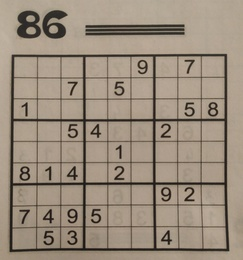
%> input picture Sudoku/Foto.jpg, 243 x 260 px, shrunk from 3000 x 3204 before the run
$ octave --eval "result = sudoku(imread('Foto.jpg'));"   (GNU Octave 9; MATLAB toolbox functions it lacks are replaced by stand-ins)
%> lines starting %> are read from the running program, lines starting %| are printed output that depends on the picture; in (x1, y1, x2, y2) boxes, pixels count from 0 and x2, y2 are one past the last pixel; in counts of white or black regions, pixels touching at a corner belong together; the program's own positions count from 1
### Sudoku/find_sudoku.m
function [squares,num_squares] = find_sudoku(image)

    %% Parameters
    open = 1000;        % Elimite small objects
    min_area = 10000;   % Elimite small objects
    u_max = 0.75;       % Maximum threshold
    u_min = 0.25;        % Minimum threshold

    display1 = 0;
    display2 = 0;
    display3 = 1;

    %% Preprocessed

    % Binarization using the Otsu method (adaptative)
    ImGRay = 255-rgb2gray(image);
    Ibw = imbinarize(ImGRay,'adaptive','Sensitivity',0.41);
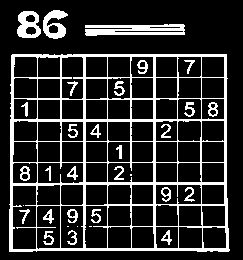
%> Ibw: size 260x243 logical; 17.6% white; 33 white regions (5 under 20 px), largest, box (x1, y1, x2, y2) and area: (9, 54, 230, 252) 7790, (85, 24, 185, 36) 881, (17, 11, 41, 38) 415

    %% Image processing
    % Fill in the holes
    Ifill = imfill(Ibw,'holes');
%> Ifill: size 260x243 logical; 70.9% white; 1 black region, box (x1, y1, x2, y2) and area: (0, 0, 243, 260) 18355

    % Elimite small objects
    Iarea = bwareaopen(Ifill,open);
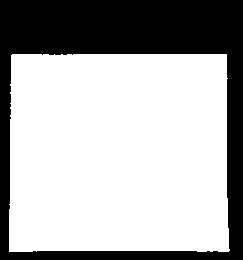
%> Iarea: size 260x243 logical; 67.8% white; 1 black region, box (x1, y1, x2, y2) and area: (0, 0, 243, 260) 20334


    % Label connected regions
    Iprocessed= bwlabel(Iarea);

    % DISPLAY
    if(display1 == 1)
        figure('NumberTitle', 'off', 'Name', 'Preprocessed');
        subplot(1,5,1)
        imshow(image);
        title('Original image');

        subplot(1,5,2)
        imshow(Ibw)
        title('Binarized Image')

        subplot(1,5,3)
        imshow(Ifill)
        title('Fill image')

        subplot(1,5,4)
        imshow(Iarea)
        title('Image without small objects')

        subplot(1,5,5)
        imshow(Iprocessed,[])
        colormap(gca,[0,0,0;colorcube])
        title('Connected regions')
    end

    %% Identification

    % Binarized, filled with convex image and its area
    prop_im1 = regionprops(Iprocessed,'Image','ConvexImage','Area');
%> prop_im1 = 1 region; Area: 42846

    % DISPLAY
    if(display2 == 1)
        % Show the signature of each object
        figure('NumberTitle', 'off', 'Name', 'Signatures');
        cont = 1;   % Auxiliary variables to display
    end

    num_squares = 0;  % Auxiliary variables to count number of sudokus

    square = [];
    IndSquare = [];
    for k = 1:numel(prop_im1)

        % Elimite small areas
        if (prop_im1(k).Area > min_area)

            % Calculation of the normalized signature
            [sig_ang,sig_val] = signature(prop_im1(k).ConvexImage);

            % Calculation of maximums:
            up_cut = find(sig_val >= u_max);
            sz = size(up_cut)-1;
            n_maximum = 1;
            for i=1:sz(1)
                if((up_cut(i+1) - up_cut(i)) > 10)
                    n_maximum = n_maximum + 1;
                end
            end

            % Calculation of minimums:
            bottom_cut = find(sig_val <= u_min);
            sz = size(bottom_cut)-1;
            n_minimum = 1;
            for i=1:sz(1)
                if((bottom_cut(i+1) - bottom_cut(i)) > 10)
                    n_minimum = n_minimum + 1;
                end
            end

            % DISPLAY
            if(display2 == 1)
                % Show the process
                subplot(numel(prop_im1),3,cont)
                imshow(prop_im1(k).Image);
                title('Region');
                subplot(numel(prop_im1),3,cont+1)
                imshow(prop_im1(k).ConvexImage);
                title('Convex image');
                subplot(numel(prop_im1),3,cont+2)
                % Show the signature
                plot(sig_ang,sig_val);
                title(sprintf('Signature: Nmax = %d y Nmin = %d', n_maximum,n_minimum));
                cont=cont+3;
            end

            % If it has 4 minimum and 5 maximum it is a square and it is saved
            if(n_maximum == 5 && n_minimum == 4)
                IndSquare(num_squares+1) = k;
                num_squares = num_squares+1;
            end
        end
    end
%> this loop made 1 pass
%> (mx in signature, my in signature, maximum in signature, num_squares) on pass 1: (100.1, 110.7, 304, 1)
%> pass 1, in signature, `ims = bwperim(imb);`:
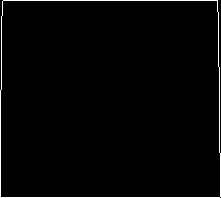
%> ims: size 198x221 logical; 1.9% white in thin lines or dots
%> after the loop, bottom_cut = 254 values from 60 to 739; n_maximum = 5; n_minimum = 4; sig_ang = 827 values from 0.00722 to 6.28; sig_val = 827 values, max 1 at index 827, min 0 at index 110, mean 0.429; up_cut = 143 values from 1 to 827

    %% Squares extraction
    for k = 1:num_squares
        % The square region of the original is segmented (Just for display)
        ImSquare = (Iprocessed == IndSquare(k));
        ImSudoku(:,:,1) = double(image(:,:,1)) .* (ImSquare);
        ImSudoku(:,:,2) = double(image(:,:,2)) .* (ImSquare);
        ImSudoku(:,:,3) = double(image(:,:,3)) .* (ImSquare);
        ImSudoku = ImSudoku/255;
        ImSudoku = 1-abs(ImSudoku);

        % The square region of the binarized is segmented
        ImSudokub(:,:,1) = double(Ibw(:,:)) .* (ImSquare);

        % They rotate
        ImH = hough(ImSudokub);
        p = houghpeaks(ImH,1);
        ang = p(:,2);

        % Wrap angle
        if(ang >= 170)
            ang = ang - 180;
        elseif(ang >= 90)
            ang = ang - 90;
        elseif(ang > 80)
            ang = ang - 90;
        end
        ImR  = imrotate(ImSudoku,ang);
        ImRb = imrotate(ImSudokub,ang);


        % Extraction
        [rows, columns] = find(ImRb);
        row1 = min(rows);
        row2 = max(rows);
        col1 = min(columns);
        col2 = max(columns);
        Sudoku = ImR(row1:row2, col1:col2); % Crop image.

        st1 = string("squares(");
        st2 = string(k);
        st3 = string(").Image = Sudoku;");
        st = strcat(st1,st2,st3);
        eval(st);

        % DISPLAY
        if(display3 == 1)
            figure('NumberTitle', 'off', 'Name', 'Result');
            subplot(1,4,1)
            imshow(ImSudoku)
            title('Sudoku segmented');

            subplot(1,4,2)
            imshow(ImR)
            title('Sudoku rotate');

            subplot(1,4,3)
            imshow(ImRb)
            title('Sudoku rotate and binarized');

            subplot(1,4,4)
            imshow(Sudoku)
            title('Extracted');
        end
    end
%> this loop made 1 pass
%> (p, ang, row1, row2, col1, col2, st1, st2) on pass 1: ([106 1], 1, 56, 256, 13, 235, 'squares(', '1')
%> pass 1, in find_sudoku, `ImH = hough(ImSudokub);`:
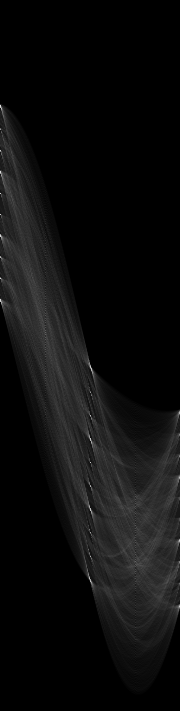
%> ImH: size 711x180 double; min 0, max 221, mean 13.2
%> pass 1, in find_sudoku, `ImR  = imrotate(ImSudoku,ang);`:
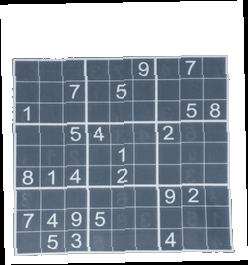
%> ImR: size 265x248x3 double; mean R, G, B 0.577, 0.613, 0.654
%> after the loop:
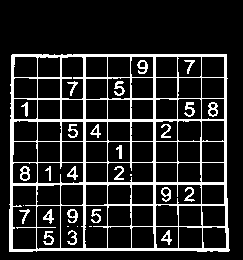
%> ImSudokub: size 260x243 double; values 0 (black) and 1 (white), 14.9% white; 30 white regions (5 under 20 px), largest, box (x1, y1, x2, y2) and area: (9, 54, 230, 252) 7790, (20, 166, 30, 181) 84, (114, 81, 125, 96) 83
end

### Sudoku/signature.m
function [angle,value] = signature(imb)

    % Returns the signature of a binary object
    ims = bwperim(imb);                    % Gets the contour pixels
    [x,y] = find (ims);                    % Get the coordinates
    mx = mean(x);                          % Get the centroid
    my = mean(y);
    distance = sqrt((x-mx).^2+(y-my).^2);  % Distance to centroid of contour points
    angle = atan2(y-my,x-mx);              % Angle of the contour point with respect to the centroid
    [angle,sequence] = sort(angle);        % Sort distance by angle
    s = distance(sequence);                % Signature

    % Normalization: Scaling Immunity
    s = s-min(s);
    s = s/max(s);

    % First angle -> furthest point: Immunity to rotation
    maximum = find(s == 1);
    sz = size(s);
    sr = circshift(s,[(sz(1)-maximum) 0]);

    % Resulting signature:
    angle = angle+pi;
    value = sr;
end

### Sudoku/find_cells.m
function [image_cell] = find_cells(img1,display)
%% Resolucion identificacion cuadriculas transformada de hough
%% Lectura del fichero
imR = imbinarize(img1,'adaptive','ForegroundPolarity','dark','Sensitivity',0.5);
%imR = imbinarize(img1,'adaptive','ForegroundPolarity','dark','Sensitivity',0.6);


%% Aplicación filtro de Sobel
imagenSobelH = imfilter(imR,fspecial('sobel'),'replicate');
imagenSobelH = double(imagenSobelH);
imagenSobelV = imfilter(imR,fspecial('sobel')','replicate');
imagenSobelV = double(imagenSobelV);
im2 = sqrt((imagenSobelH.^2)+(imagenSobelV.^2));

%% Mejora de imagen sobel con dilatacion
if length(imR(1,:))>=250
    se = strel('line',0.01*length(img1(:,1)),0);
    BW2 = imdilate(im2,se);
    se = strel('line',0.01*length(img1(:,1)),90);
    im2 = imdilate(BW2,se);
end


%% Busqueda de lineas en imagen
imgedge=im2;
image_cell=[];
%transformacion de hough
[H,T,R] = hough(imgedge);
%busqueda de peaks
P  = houghpeaks(H,24,'threshold',ceil(0.3*max(H(:)))); x = T(P(:,2)); y = R(P(:,1)); %plot(x,y,'s','color','white');
%busqueda de lineas
lines = houghlines(imgedge,T,R,P,'FillGap',600,'MinLength',0.8*length(img1(:,1)));

%eliminacion de lines diagonales
margen_angulo=6;
diagonales=[];
cont=1;
for i=1:length(lines)
    if abs(abs(lines(i).theta)-90)>=margen_angulo && abs(lines(i).theta)>=margen_angulo
        diagonales(cont)=i;
        cont=cont+1;
    end
end
cont2=0;

    for i=1:length(diagonales)
        lines(diagonales(i)-cont2)=[];
        cont2=cont2+1;
    end
%%
clear lines_horizontal;
clear lines_vertical;

%Separar en Horizontales y verticales
contvertical=1;
conthorizontal=1;
flag_horizontal=0;
flag_vertical=0;

for i=1:length(lines)
    if abs(lines(i).theta-0)<= margen_angulo %vertical
        lines_vertical(contvertical)=lines(i);
        contvertical=contvertical+1;
        flag_vertical=1;
    end
    if abs(abs(lines(i).theta) - 90)<=margen_angulo %horizontal
        lines_horizontal(conthorizontal)=lines(i);
        conthorizontal=conthorizontal+1;
        flag_horizontal=1;

    end
end
flag=0;
if flag_vertical==0 || flag_horizontal==0
    disp('Warning: Unable to find lines. ')
    image_cell=[];
    flag=1;
end

if flag==0
%Angulo medio de horizontales y verticales
 angmed_Vert=0;
angmed_Horizont=0;
for i=1:length(lines_vertical)
    angmed_Vert=angmed_Vert+ abs(lines_vertical(i).theta);

end
angmed_Vert=angmed_Vert/length(lines_vertical);


for i=1:length(lines_horizontal)
    angmed_Horizont=angmed_Horizont+abs(lines_horizontal(i).theta);
end
angmed_Horizont=angmed_Horizont/length(lines_horizontal);

%Volvemos a eliminar diagonales, ahora sabiendo el valor medio
angmed_Vert=abs(lines_vertical(2).theta);
angmed_Horizont=abs(lines_horizontal(length(lines_horizontal)).theta);
margen_angulo=margen_angulo;
diagonales=[];
cont=1;
for i=1:length(lines_horizontal)
    if abs(abs(lines_horizontal(i).theta)-angmed_Horizont)>=margen_angulo && abs(lines_horizontal(i).theta- angmed_Vert)>=margen_angulo
        diagonales(cont)=i;
        cont=cont+1;
    end
end
cont2=0;

    for i=1:length(diagonales)
        lines_horizontal(diagonales(i)-cont2)=[];
        cont2=cont2+1;
    end

diagonales=[];
cont=1;
for i=1:length(lines_vertical)
    if abs(abs(lines_vertical(i).theta)-90)>=margen_angulo && abs(lines_vertical(i).theta)>=margen_angulo
        diagonales(cont)=i;
        cont=cont+1;
    end
end
cont2=0;

    for i=1:length(diagonales)
        lines_vertical(diagonales(i)-cont2)=[];
        cont2=cont2+1;
    end
%ordenar de menor a mayor horizontales y verticales

for i=1:length(lines_vertical)-1
    for j=1:length(lines_vertical)-1
    if lines_vertical(j).point1(1)>lines_vertical(j+1).point1(1)
        aux=lines_vertical(j);
        lines_vertical(j)=lines_vertical(j+1);
        lines_vertical(j+1)=aux;
    end
    end
end

for i=1:length(lines_horizontal)-1
    for j=1:length(lines_horizontal)-1
    if lines_horizontal(j).point1(2)>lines_horizontal(j+1).point1(2)
        aux=lines_horizontal(j);
        lines_horizontal(j)=lines_horizontal(j+1);
        lines_horizontal(j+1)=aux;
    end
    end
end

% %Eliminamos lineas que representan bordes
if length(lines_horizontal(:))==10
    lines_horizontal=lines_horizontal(2:length(lines_horizontal)-1);

end
if length(lines_vertical(:))==10
    lines_vertical=lines_vertical(2:length(lines_vertical)-1);
end


if length(lines_horizontal(:))==9
    abajo= lines_horizontal(length(lines_horizontal(:)));
    arriba=lines_horizontal(1);
    distancia_abajo= abs(length(imR(:,1))-abajo.point1(1));
    distancia_arriba= abs(0 -arriba.point1(1));

if distancia_abajo > distancia_arriba
    lines_horizontal=lines_horizontal(1:length(lines_horizontal)-1);
else
    lines_horizontal=lines_horizontal(2:length(lines_horizontal));

end
end


if length(lines_vertical(:))==9
    derecha= lines_vertical(length(lines_vertical(:)));
    izquierda=lines_vertical(1);
    distancia_derecha= abs(length(imR(1,:))-derecha.point1(1));
    distancia_izquierda=abs(0 -izquierda.point1(1));

if distancia_derecha > distancia_izquierda
    lines_vertical=lines_vertical(2:length(lines_vertical));

else
    lines_vertical=lines_vertical(1:length(lines_vertical)-1);


end
end
flag=0;

if length(lines_horizontal(:))~=8 || length(lines_vertical(:))~=8
    image_cell=[];
    disp('Warning: No se ha detectado Sudoku')
    flag=1;

end
end

%%


if flag==0

max_len = 0;
xmin=1000;
xmax=0;
ymin=1000;
ymax=0;

for k = 1:length(lines)
    xy = [lines(k).point1; lines(k).point2];

    %Determine the endpoints of the longest line segment
    len = norm(lines(k).point1 - lines(k).point2);
    if ( len > max_len)
        max_len = len;
        xy_long = xy;
    end

    Pxmin=min([lines(k).point1(1),lines(k).point2(1)]);
    Pxmax=max([lines(k).point1(1),lines(k).point2(1)]);

    Pymin=min([lines(k).point1(2),lines(k).point2(2)]);
    Pymax=max([lines(k).point1(2),lines(k).point2(2)]);


    if (Pxmin<xmin)
        xmin=Pxmin;
    end
    if (Pxmax>xmax)
        xmax=Pxmax;
    end
    if (Pymin<ymin)
        ymin=Pymin;
    end
    if (Pymax>ymax)
        ymax=Pymax;
    end


end

% Cálculo puntos de corte rectas
crossingpoints=zeros(length(lines_horizontal)*length(lines_vertical),2);
%crossingpoints=zeros((length(lines)/2)^2,2);

cont=1;


for i=1:length(lines_horizontal) %horizontales
    for j=1:length(lines_vertical) %verticales

    x1=lines_horizontal(i).point1(1);
    y1=lines_horizontal(i).point1(2);

    x2=lines_horizontal(i).point2(1);
    y2=lines_horizontal(i).point2(2);


    x3=lines_vertical(j).point1(1);
    y3=lines_vertical(j).point1(2);

    x4=lines_vertical(j).point2(1);
    y4=lines_vertical(j).point2(2);

    A=[y2-y1 , -(x2-x1);
    y4-y3, -(x4-x3)];

    B=[(y1*x1 - y1*x2) - (x1*y1 - x1*y2);
    (y3*x3 - y3*x4) - (y3*x3 - x3*y4)];

    x=A\B;

    crossingpoints(cont,:)=x;
    cont=cont+1;
    end
end


if length(lines_horizontal)==8
xi=lines_horizontal(1).point1(1);
yi=lines_vertical(1).point1(2);
n=81;
image_cell=cell(n,1);
contPoints=1;
for i=1:8
    %fila 1
    image_cell{i}=imR(ceil(yi):ceil(crossingpoints(contPoints,2)),ceil(xi):ceil(crossingpoints(contPoints,1)));
    yi=lines_vertical(i).point1(2);
    xi=crossingpoints(contPoints,1);
    contPoints=contPoints+1;
end
i=i+1;
image_cell{i}=imR(ceil(yi):ceil(crossingpoints(contPoints-1,2)),ceil(xi):ceil(lines_horizontal(1).point2(1)));

xi=lines_horizontal(1).point1(1);
yi=crossingpoints(1,2);

for i=10:17
    %fila 2
    ylast=yi;
    image_cell{i}=imR(ceil(yi):ceil(crossingpoints(contPoints,2)),ceil(xi):ceil(crossingpoints(contPoints,1)));
    yi=crossingpoints(contPoints-8,2);
    xi=crossingpoints(contPoints,1);
    contPoints=contPoints+1;

end
i=i+1;
image_cell{i}=imR(ceil(ylast):ceil(crossingpoints(contPoints-1,2)),ceil(xi):ceil(lines_horizontal(2).point2(1)));

xi=lines_horizontal(2).point1(1);

yi=crossingpoints(9,2);

for i=19:26
    %fila 3
    ylast=yi;
    xlast=xi;
    %image_cell{i}=imR(yi:crossingpoints(contPoints,2),xi:crossingpoints(contPoints,1));
    image_cell{i}=imR(ceil(yi):ceil(crossingpoints(contPoints,2)),ceil(xi):ceil(crossingpoints(contPoints,1)));

    yi=crossingpoints(contPoints-8,2);
    xi=crossingpoints(contPoints,1);
    contPoints=contPoints+1;

end

i=i+1;
image_cell{i}=imR(ceil(ylast):ceil(crossingpoints(contPoints-1,2)),ceil(xi):ceil(lines_horizontal(3).point2(1)));

xi=lines_horizontal(3).point1(1);

yi=crossingpoints(17,2);
for i=28:35
    %fila 4
        ylast=yi;

    image_cell{i}=imR(ceil(yi):ceil(crossingpoints(contPoints,2)),ceil(xi):ceil(crossingpoints(contPoints,1)));
    yi=crossingpoints(contPoints-8,2);

    xi=crossingpoints(contPoints,1);
    contPoints=contPoints+1;

end
i=i+1;
image_cell{i}=imR(ceil(ylast):ceil(crossingpoints(contPoints-1,2)),ceil(xi):ceil(lines_horizontal(4).point2(1)));

xi=lines_horizontal(4).point1(1);

yi=crossingpoints(25,2);
for i=37:44
    %fila 5
    ylast=yi;

    image_cell{i}=imR(ceil(yi):ceil(crossingpoints(contPoints,2)),ceil(xi):ceil(crossingpoints(contPoints,1)));

    yi=crossingpoints(contPoints-8,2);

    xi=crossingpoints(contPoints,1);
    contPoints=contPoints+1;

end
i=i+1;
image_cell{i}=imR(ceil(ylast):ceil(crossingpoints(contPoints-1,2)),ceil(xi):ceil(lines_horizontal(5).point2(1)));

xi=lines_horizontal(5).point1(1);

yi=crossingpoints(33,2);
for i=46:53
    %fila 6
        ylast=yi;

    image_cell{i}=imR(ceil(yi):ceil(crossingpoints(contPoints,2)),ceil(xi):ceil(crossingpoints(contPoints,1)));

    yi=crossingpoints(contPoints-8,2);

    xi=crossingpoints(contPoints,1);
    contPoints=contPoints+1;

end
i=i+1;
image_cell{i}=imR(ceil(ylast):ceil(crossingpoints(contPoints-1,2)),ceil(xi):ceil(lines_horizontal(6).point2(1)));

xi=lines_horizontal(6).point1(1);

yi=crossingpoints(41,2);

for i=55:62
    %fila 7
        ylast=yi;

    image_cell{i}=imR(ceil(yi):ceil(crossingpoints(contPoints,2)),ceil(xi):ceil(crossingpoints(contPoints,1)));

    yi=crossingpoints(contPoints-8,2);

    xi=crossingpoints(contPoints,1);
    contPoints=contPoints+1;

end
i=i+1;
%image_cell{i}=imR(ylast:crossingpoints(contPoints-1,2),xi:lines_horizontal(7).point2(1));
image_cell{i}=imR(ceil(ylast):ceil(crossingpoints(contPoints-1,2)),ceil(xi):ceil(lines_horizontal(7).point2(1)));

xi=lines_horizontal(7).point1(1);

yi=crossingpoints(49,2);
for i=64:71
    %fila 8
        ylast=yi;


    image_cell{i}=imR(ceil(yi):ceil(crossingpoints(contPoints,2)),ceil(xi):ceil(crossingpoints(contPoints,1)));
    yi=crossingpoints(contPoints-8,2);


    xi=crossingpoints(contPoints,1);
    contPoints=contPoints+1;

end
i=i+1;
image_cell{i}=imR(ceil(ylast):ceil(crossingpoints(contPoints-1,2)),ceil(xi):ceil(lines_horizontal(8).point2(1)));

xi=lines_horizontal(8).point1(1);

yi=crossingpoints(57,2);
contPoints=contPoints-8;
for i=73:80
    %fila 9

    ylast=yi;

    image_cell{i}=imR(ceil(yi):ceil(lines_vertical(i-72).point2(2)),ceil(xi):ceil(crossingpoints(contPoints,1)));

    yi=crossingpoints(contPoints,2);

    xi=crossingpoints(contPoints,1);
    contPoints=contPoints+1;


end
i=i+1;
image_cell{i}=imR(ceil(yi):ceil(lines_vertical(8).point2(2)),ceil(xi):ceil(lines_horizontal(8).point2(1)));
end


if length(lines_horizontal)~=8 || length(lines_vertical)~=8
    image_cell=[];
    disp('Warning: No se ha detectado Sudoku')
end

end
%%

if display==1 % flag==0 && display==1


    figure
    imshow(img1)

    title('Extracted Sudoku','FontSize',14)

    figure
    imshow(im2);
    title('Filtered Image','FontSize',14)

    figure
	imshow(imR), hold on

    for k = 1:length(lines)
        xy = [lines(k).point1; lines(k).point2];
        plot(xy(:,1),xy(:,2),'LineWidth',2,'Color','green');
        % Plot beginnings and ends of lines
        plot(xy(1,1),xy(1,2),'x','LineWidth',2,'Color','yellow');
        plot(xy(2,1),xy(2,2),'x','LineWidth',2,'Color','red');
        hold on
    end
    if flag==0
    for i=1: length(crossingpoints(:,1))
        plot(crossingpoints(i,1),crossingpoints(i,2),'x','LineWidth',4,'Color','blue');
    end
    end
    figure
for i=1:81
    subplot(9,9,i)
    imshow(image_cell{i})

end
% suptitle('Cell Division')

end


end

### Sudoku/sudoku.m
function [MSudokus,num_MSudokus] = sudoku(image)

    % Find sudokus
    [ImSudokus,num_sudokus] = find_sudoku(image);
%> num_sudokus = 1

    % For each sudoku
    num_MSudokus = 0;

    MSudokus(1).Matrix = zeros(9);

    for k=1:num_sudokus

        MSudoku = zeros(9,9);
        MaSudoku = zeros(9);

        % Funci髇 casillas (Marta y Jorge)
        %[squares,num_squares] = find_cells(ImSudokus(k).Image);
        img = imcomplement(ImSudokus(k).Image);
        squares = find_cells(img,1);

        num_squares = length(squares);

        % Gestionar error si num_squares != 81
        if(num_squares ~= 81)
            warning('Un Sudoku detectado incorrecto')
            continue
        end

        % Detectar n鷐eros (Mario)
        MaSudoku = get_numbers(squares,num_squares);

        % Se guarda en la estructura
        MSudokus(k).Matrix = MaSudoku;

        MSudokus(k).SolveMatrix = sudoku_solver(MSudokus(k).Matrix);

        % N鷐ero de Sudokus analizados
        num_MSudokus = num_sudokus+1;
    end
    num_MSudokus = num_sudokus-1;
end


%% Funci髇 casillas (Marta y Jorge)
        % [6 lines of commented-out code are left out]


%% Detectar n鷐eros (Mario)
% [45 lines of commented-out code are left out]


%%%%%%%%%%%%%%%%%%%%%%%%%%%%%%%%%%%%%%%%%%%%%%%%%%%%%%%%%%%%%%%%%%%%%%%%%%%
% [69 lines of commented-out code are left out]
%> (the run ends here)
